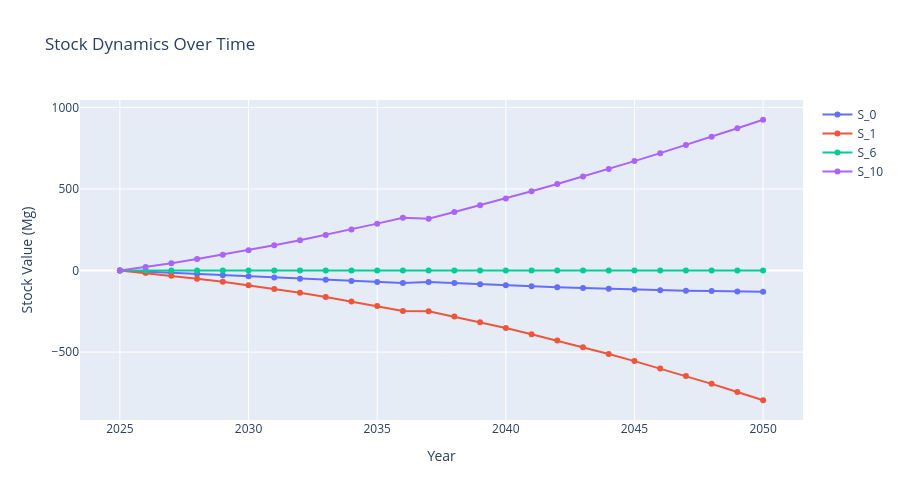

This figure's notebook cell:
### Code cell
# 2. Stock Dynamics
print("\n2️⃣ Stock Dynamics Over Time:")
try:
    fig = go.Figure()
    
    for stock_name, stock in mfa_system_with_results.StockDict.items():
        if stock_name.startswith('S_'):  # Only absolute stocks
            years = list(range(start_year, end_year + 1))
            fig.add_trace(go.Scatter(
                x=years,
                y=stock.Values[:, 0],  # Material dimension
                mode='lines+markers',
                name=stock_name,
                line=dict(width=2)
            ))
    
    fig.update_layout(
        title='Stock Dynamics Over Time',
        xaxis_title='Year',
        yaxis_title='Stock Value (Mg)',
        showlegend=True,
        height=500
    )
    fig.show()
except Exception as e:
    print(f"⚠️ Could not create stock dynamics plot: {e}")

### Figure 1 — Plotly figure (JSON) as saved in the notebook; plotly's stock layout.template omitted (floating-point values rounded to 4 significant figures)
{"data": [{"line": {"width": 2}, "mode": "lines+markers", "name": "S_0", "type": "scatter", "x": [2025, 2026, 2027, 2028, 2029, 2030, 2031, 2032, 2033, 2034, 2035, 2036, 2037, 2038, 2039, 2040, 2041, 2042, 2043, 2044, 2045, 2046, 2047, 2048, 2049, 2050], "y": [0, -6.867, -13.87, -20.98, -28.15, -35.33, -42.5, -49.61, -56.63, -63.53, -70.26, -76.8, -69.38, -76.53, -83.36, -89.84, -95.95, -101.7, -106.9, -111.7, -116.1, -119.9, -123.2, -125.9, -128.1, -129.6]}, {"line": {"width": 2}, "mode": "lines+markers", "name": "S_1", "type": "scatter", "x": [2025, 2026, 2027, 2028, 2029, 2030, 2031, 2032, 2033, 2034, 2035, 2036, 2037, 2038, 2039, 2040, 2041, 2042, 2043, 2044, 2045, 2046, 2047, 2048, 2049, 2050], "y": [0, -15, -31.5, -49.5, -69, -90, -112.5, -136.5, -162, -189, -217.5, -247.5, -249, -282, -316.5, -352.5, -390, -429, -469.5, -511.5, -555, -600, -646.5, -694.5, -744, -795]}, {"line": {"width": 2}, "mode": "lines+markers", "name": "S_6", "type": "scatter", "x": [2025, 2026, 2027, 2028, 2029, 2030, 2031, 2032, 2033, 2034, 2035, 2036, 2037, 2038, 2039, 2040, 2041, 2042, 2043, 2044, 2045, 2046, 2047, 2048, 2049, 2050], "y": [0, 0, 0, 0, 0, 0, 0, 0, 0, 0, 0, 0, 0, 0, 0, 0, 0, 0, 0, 0, 0, 0, 0, 0, 0, 0]}, {"line": {"width": 2}, "mode": "lines+markers", "name": "S_10", "type": "scatter", "x": [2025, 2026, 2027, 2028, 2029, 2030, 2031, 2032, 2033, 2034, 2035, 2036, 2037, 2038, 2039, 2040, 2041, 2042, 2043, 2044, 2045, 2046, 2047, 2048, 2049, 2050], "y": [0, 21.87, 45.37, 70.48, 97.15, 125.3, 155.0, 186.1, 218.6, 252.5, 287.8, 324.3, 318.4, 358.5, 399.9, 442.3, 486.0, 530.7, 576.4, 623.2, 671.1, 719.9, 769.7, 820.4, 872.1, 924.6]}], "layout": {"height": 500, "showlegend": true, "title": {"text": "Stock Dynamics Over Time"}, "xaxis": {"title": {"text": "Year"}}, "yaxis": {"title": {"text": "Stock Value (Mg)"}}}}
